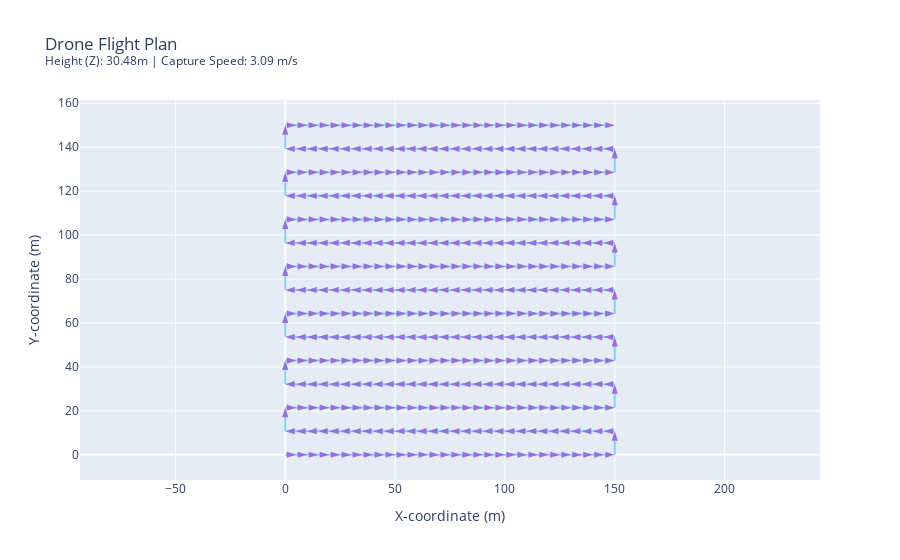

Here is the notebook cell this chart was saved with:
### Markdown cell above
### <font color='dodgerblue'>Ablation 1: Increase Overlap</font>

*   **Change:** Increase `dataset_spec.overlap` from the baseline (0.7) to 0.9.
*   **Observation:** The waypoints along each horizontal flight line are now much closer together, increasing the total number of waypoints significantly. The vertical spacing between flight lines remains unchanged.
*   **Reasoning:** Requiring more overlap between consecutive photos means the drone must travel a shorter distance forward before taking the next picture. Since the sidelap requirement didn't change, the distance between flight lines is unaffected.
*   **Implication:** Higher overlap improves 3D reconstruction quality but increases the number of photos, flight time, and data processing needed.

### Code cell
# Ablation 1
print("\nAblation 1: Increase Overlap to 0.9")
camera_abl1 = copy.deepcopy(camera_x10)
dataset_spec_abl1 = copy.deepcopy(dataset_spec)
dataset_spec_abl1.overlap = 0.9

plan_abl1 = generate_photo_plan_on_grid(camera_abl1, dataset_spec_abl1)
print(f"Generated {len(plan_abl1)} waypoints.")
fig_abl1 = plot_photo_plan(plan_abl1)
fig_abl1.show()

### Figure 1 — Plotly figure (JSON) as saved in the notebook; plotly's stock layout.template omitted (floating-point values rounded to 4 significant figures; data arrays with more than 128 entries replaced by an {"elided": "..."} marker saying what was removed)
{"data": [{"line": {"color": "LightSkyBlue", "width": 2}, "marker": {"angleref": "previous", "color": "MediumPurple", "size": 10, "symbol": "arrow"}, "mode": "lines+markers", "name": "Flight Path", "type": "scatter", "x": {"elided": "465 int values"}, "y": {"elided": "465 float values"}}], "layout": {"hovermode": "closest", "title": {"text": "Drone Flight Plan<br><sup>Height (Z): 30.48m | Capture Speed: 3.09 m/s</sup>"}, "xaxis": {"title": {"text": "X-coordinate (m)"}}, "yaxis": {"scaleanchor": "x", "scaleratio": 1, "title": {"text": "Y-coordinate (m)"}}}}
